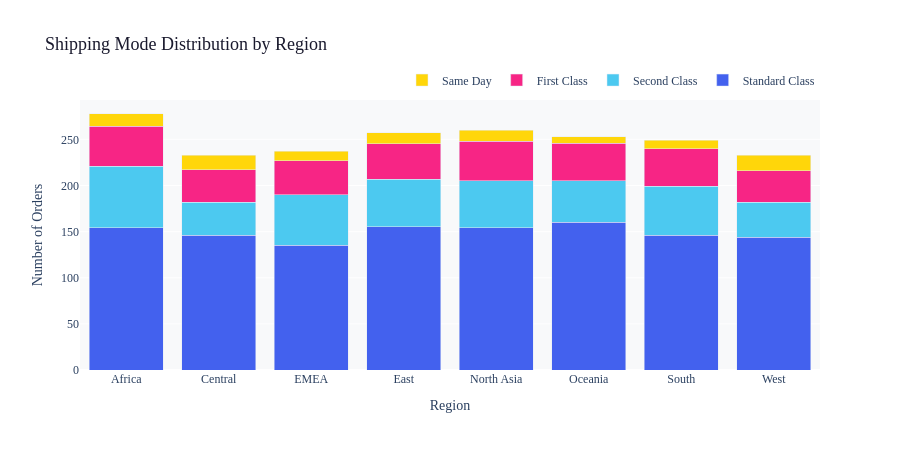

Here is the notebook cell this chart was saved with:
### Markdown cell above
## 🚚 Chart 5 — Shipping Mode by Region (Stacked)

Stacked bar showing shipping preference per region. Toggle ship modes via legend.

### Code cell
ship_reg = df.groupby(['Region','Ship Mode']).size().reset_index(name='Orders')
ship_colors = {
    'Standard Class':'#4361ee','Second Class':'#4cc9f0',
    'First Class':'#f72585','Same Day':'#ffd60a'
}

fig5 = go.Figure()
for mode in ships:
    d = ship_reg[ship_reg['Ship Mode'] == mode]
    fig5.add_trace(go.Bar(
        name=mode, x=d['Region'], y=d['Orders'],
        marker_color=ship_colors[mode],
        hovertemplate='<b>%{x}</b><br>' + mode + ': %{y} orders<extra></extra>'
    ))

fig5.update_layout(
    title=dict(text='Shipping Mode Distribution by Region', font=dict(size=18, color='#1a1a2e')),
    barmode='stack',
    xaxis_title='Region', yaxis_title='Number of Orders',
    legend=dict(orientation='h', yanchor='bottom', y=1.02, xanchor='right', x=1),
    plot_bgcolor='#f8f9fa', paper_bgcolor='white',
    height=450, font=dict(family='Georgia')
)
fig5.show()

### Figure 1 — Plotly figure (JSON) as saved in the notebook; plotly's stock layout.template omitted (floating-point values rounded to 4 significant figures)
{"data": [{"hovertemplate": "<b>%{x}</b><br>Standard Class: %{y} orders<extra></extra>", "marker": {"color": "#4361ee"}, "name": "Standard Class", "type": "bar", "x": ["Africa", "Central", "EMEA", "East", "North Asia", "Oceania", "South", "West"], "y": [154, 146, 135, 155, 154, 160, 146, 144]}, {"hovertemplate": "<b>%{x}</b><br>Second Class: %{y} orders<extra></extra>", "marker": {"color": "#4cc9f0"}, "name": "Second Class", "type": "bar", "x": ["Africa", "Central", "EMEA", "East", "North Asia", "Oceania", "South", "West"], "y": [67, 36, 55, 52, 51, 45, 53, 38]}, {"hovertemplate": "<b>%{x}</b><br>First Class: %{y} orders<extra></extra>", "marker": {"color": "#f72585"}, "name": "First Class", "type": "bar", "x": ["Africa", "Central", "EMEA", "East", "North Asia", "Oceania", "South", "West"], "y": [43, 35, 37, 38, 43, 41, 41, 34]}, {"hovertemplate": "<b>%{x}</b><br>Same Day: %{y} orders<extra></extra>", "marker": {"color": "#ffd60a"}, "name": "Same Day", "type": "bar", "x": ["Africa", "Central", "EMEA", "East", "North Asia", "Oceania", "South", "West"], "y": [14, 16, 10, 12, 12, 7, 9, 17]}], "layout": {"barmode": "stack", "font": {"family": "Georgia"}, "height": 450, "legend": {"orientation": "h", "x": 1, "xanchor": "right", "y": 1.02, "yanchor": "bottom"}, "paper_bgcolor": "white", "plot_bgcolor": "#f8f9fa", "title": {"font": {"color": "#1a1a2e", "size": 18}, "text": "Shipping Mode Distribution by Region"}, "xaxis": {"title": {"text": "Region"}}, "yaxis": {"title": {"text": "Number of Orders"}}}}
